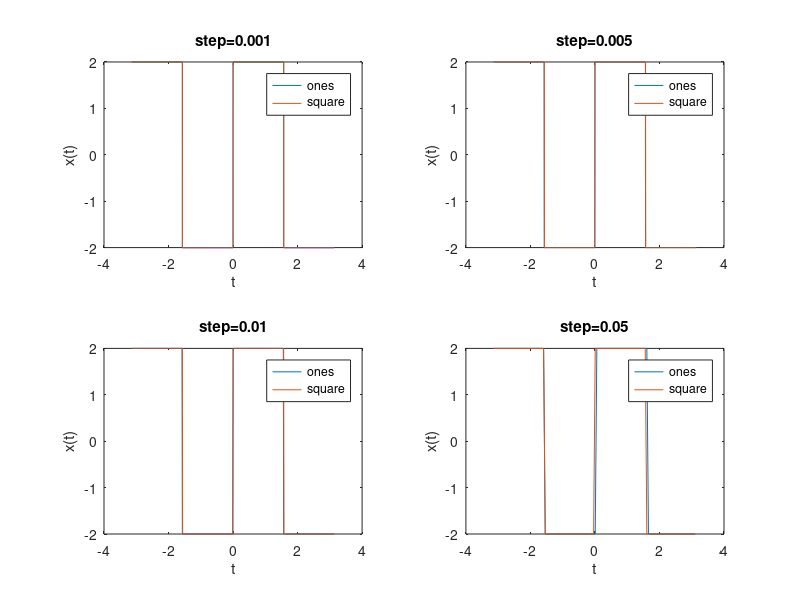

The MATLAB source for this figure:
clc;
clear;
ts = [0.001, 0.005, 0.01, 0.05];
for ii=1:4
    subplot(2, 2, ii);
    t = -pi:ts(ii):pi;
    % construction method
    n = round(length(t)/4);
    f = 2 * [ones(n,1);-1*ones(n,1);ones(n,1);-1*ones(length(t)-3*n,1)]';
    % simulation method
    f1 = 2 * square(2*t, 50);
    % plot signals
    plot(t, f);
    hold on;
    plot(t, f1);
    title(['step=', num2str(ts(ii))]);
    xlabel('t');
    ylabel('x(t)');
    legend('ones', 'square');
end
